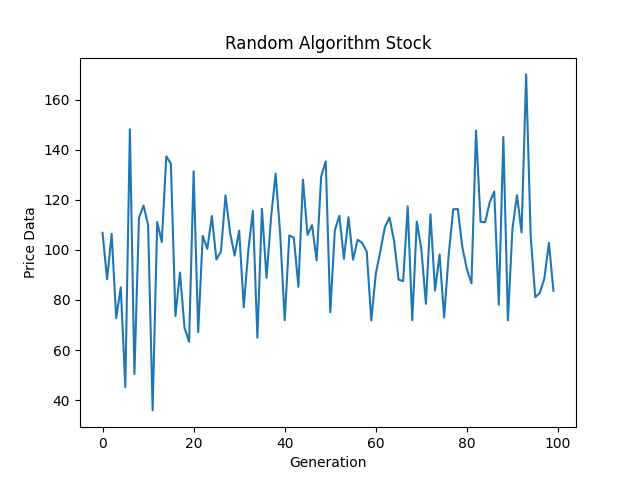

Write the Python code that produced this figure.
"""
Description: This is an algorithm for comparison with the EA algorithm

Programmer: E Ching Kho
Disclaimer: This is for Queen's University CISC 455 Team Project
            Team member: E Ching Kho, Somoina Tian, Wenqi Tang
            Python Version 3.11.2 when developing
"""
# Import Files and Libraries
import numpy as np
import matplotlib.pyplot as plt

def random_algo(total_tu=130, trend_mean=100, trend_sd=10, fluctuate_mean=0, fluctuate_sd=20):
    """
    Input: Integer - total_tu, Integer - trend_mean, Integer - trend_sd, Integer - fluctuate_mean, Integer - fluctuate_sd
    Ouput: [Float]
    Return a np.array of float values that represent the simulated stock price
    """
    return np.random.normal(trend_mean, trend_sd, total_tu) + np.random.normal(fluctuate_mean, fluctuate_sd, total_tu)


### Test random_algo ###
algo = random_algo()
print(algo.shape)
stock = algo[30:]

plt.plot(np.arange(100), stock)
plt.title("Random Algorithm Stock")
plt.xlabel("Generation")
plt.ylabel("Price Data")
plt.savefig("random_algo.png")